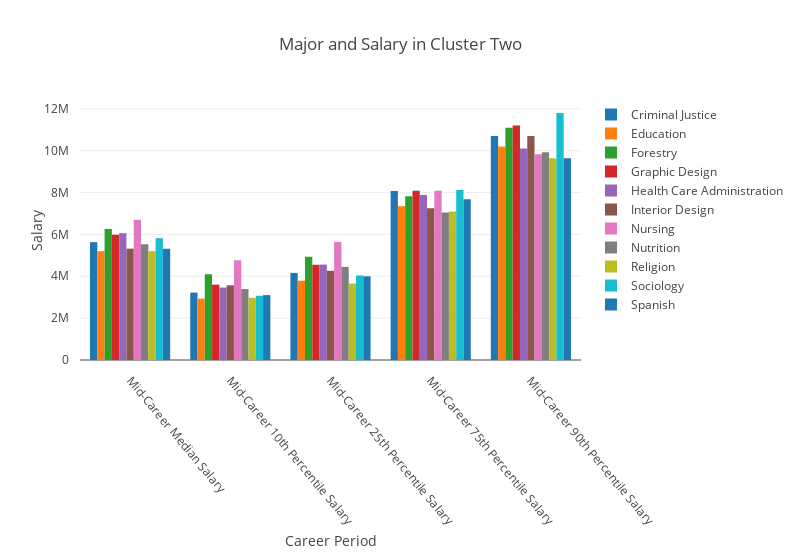

This figure's notebook cell:
### Code cell
cluster_two = cluster_two[['Undergraduate Major', 'Mid-Career Median Salary', 'Mid-Career 10th Percentile Salary', 'Mid-Career 25th Percentile Salary', 'Mid-Career 75th Percentile Salary', 'Mid-Career 90th Percentile Salary']]
tidy = (
    cluster_two.set_index('Undergraduate Major')
      .stack()
      .reset_index()
      .rename(columns={'level_1': 'Variable', 0: 'Value'})
)


cluster_two_trace_list = []

for label, label_df in tidy.groupby('Undergraduate Major'):
    cluster_two_trace_list.append(
        go.Bar(
            x=label_df.Variable,
            y=label_df.Value,
            name=label
        )
    )

layout = go.Layout(
    barmode='group',
    title='Major and Salary in Cluster Two',
    xaxis = dict(title = 'Career Period', tickangle = 50),
    yaxis = dict(title = 'Salary'),
    width=800,
    margin=go.layout.Margin(
            b=200,
            t=100,
            pad=10
        ),
)
fig = go.Figure(data= cluster_two_trace_list, layout=layout)
py.offline.iplot(fig)

### Figure 1 — Plotly figure (JSON) as saved in the notebook; plotly's stock layout.template omitted (floating-point values rounded to 4 significant figures)
{"data": [{"name": "Criminal Justice", "type": "bar", "uid": "6151a06d-9328-4376-8f6a-a2e7f91f4593", "x": ["Mid-Career Median Salary", "Mid-Career 10th Percentile Salary", "Mid-Career 25th Percentile Salary", "Mid-Career 75th Percentile Salary", "Mid-Career 90th Percentile Salary"], "y": [5630000, 3220000, 4160000, 8070000, 10700000]}, {"name": "Education", "type": "bar", "uid": "5de85e38-8f4b-44a0-9fb7-bded8d003b40", "x": ["Mid-Career Median Salary", "Mid-Career 10th Percentile Salary", "Mid-Career 25th Percentile Salary", "Mid-Career 75th Percentile Salary", "Mid-Career 90th Percentile Salary"], "y": [5200000, 2930000, 3790000, 7340000, 10200000]}, {"name": "Forestry", "type": "bar", "uid": "59c9c832-2771-45e7-b8ea-e4899d713189", "x": ["Mid-Career Median Salary", "Mid-Career 10th Percentile Salary", "Mid-Career 25th Percentile Salary", "Mid-Career 75th Percentile Salary", "Mid-Career 90th Percentile Salary"], "y": [6260000, 4100000, 4930000, 7820000, 11100000]}, {"name": "Graphic Design", "type": "bar", "uid": "cf8dce5d-0674-4811-98ac-40f6a34119ee", "x": ["Mid-Career Median Salary", "Mid-Career 10th Percentile Salary", "Mid-Career 25th Percentile Salary", "Mid-Career 75th Percentile Salary", "Mid-Career 90th Percentile Salary"], "y": [5980000, 3600000, 4550000, 8080000, 11200000]}, {"name": "Health Care Administration", "type": "bar", "uid": "f1f767bd-522f-4fb5-972a-202f13445a65", "x": ["Mid-Career Median Salary", "Mid-Career 10th Percentile Salary", "Mid-Career 25th Percentile Salary", "Mid-Career 75th Percentile Salary", "Mid-Career 90th Percentile Salary"], "y": [6060000, 3460000, 4560000, 7880000, 10100000]}, {"name": "Interior Design", "type": "bar", "uid": "8b1a5697-c2f5-4536-992b-bcc328fab9cc", "x": ["Mid-Career Median Salary", "Mid-Career 10th Percentile Salary", "Mid-Career 25th Percentile Salary", "Mid-Career 75th Percentile Salary", "Mid-Career 90th Percentile Salary"], "y": [5320000, 3570000, 4260000, 7250000, 10700000]}, {"name": "Nursing", "type": "bar", "uid": "7eb7a21a-295b-49e0-aa56-8946b0598315", "x": ["Mid-Career Median Salary", "Mid-Career 10th Percentile Salary", "Mid-Career 25th Percentile Salary", "Mid-Career 75th Percentile Salary", "Mid-Career 90th Percentile Salary"], "y": [6700000, 4760000, 5640000, 8090000, 9830000]}, {"name": "Nutrition", "type": "bar", "uid": "48487a1a-c8a2-448d-b149-a14f1da467db", "x": ["Mid-Career Median Salary", "Mid-Career 10th Percentile Salary", "Mid-Career 25th Percentile Salary", "Mid-Career 75th Percentile Salary", "Mid-Career 90th Percentile Salary"], "y": [5530000, 3390000, 4450000, 7050000, 9920000]}, {"name": "Religion", "type": "bar", "uid": "42b511b3-dcb4-4213-8b56-7daa87c086aa", "x": ["Mid-Career Median Salary", "Mid-Career 10th Percentile Salary", "Mid-Career 25th Percentile Salary", "Mid-Career 75th Percentile Salary", "Mid-Career 90th Percentile Salary"], "y": [5200000, 2970000, 3650000, 7090000, 9640000]}, {"name": "Sociology", "type": "bar", "uid": "1e632705-3979-4452-b288-254daaa5b920", "x": ["Mid-Career Median Salary", "Mid-Career 10th Percentile Salary", "Mid-Career 25th Percentile Salary", "Mid-Career 75th Percentile Salary", "Mid-Career 90th Percentile Salary"], "y": [5820000, 3070000, 4040000, 8120000, 11800000]}, {"name": "Spanish", "type": "bar", "uid": "b3119726-1066-4d35-9994-c943a7c95759", "x": ["Mid-Career Median Salary", "Mid-Career 10th Percentile Salary", "Mid-Career 25th Percentile Salary", "Mid-Career 75th Percentile Salary", "Mid-Career 90th Percentile Salary"], "y": [5310000, 3100000, 4000000, 7680000, 9640000]}], "layout": {"barmode": "group", "margin": {"b": 200, "pad": 10, "t": 100}, "title": "Major and Salary in Cluster Two", "width": 800, "xaxis": {"tickangle": 50, "title": "Career Period"}, "yaxis": {"title": "Salary"}}}
